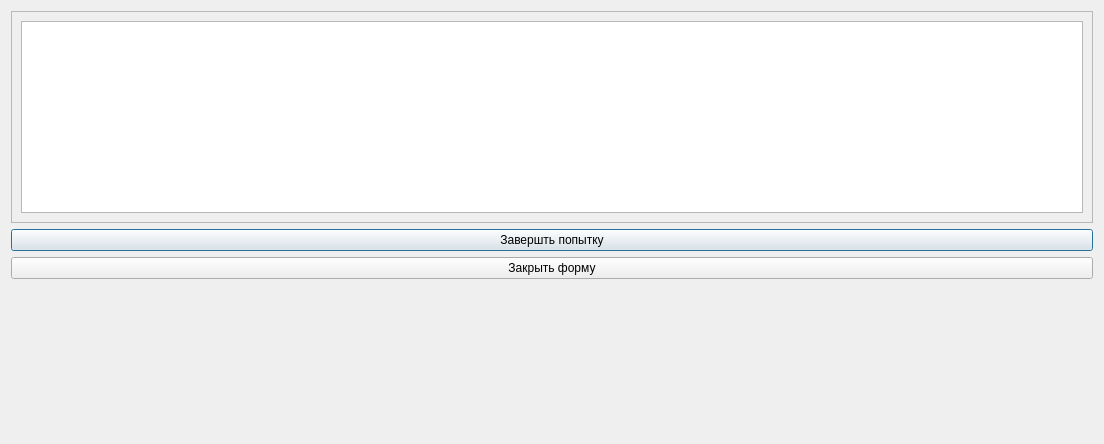
<?xml version="1.0" encoding="UTF-8"?>
<ui version="4.0">
 <class>FormDialog</class>
 <widget class="QDialog" name="FormDialog">
  <property name="geometry">
   <rect>
    <x>0</x>
    <y>0</y>
    <width>1104</width>
    <height>444</height>
   </rect>
  </property>
  <property name="windowTitle">
   <string>Блан</string>
  </property>
  <property name="windowIcon">
   <iconset resource="src.qrc">
    <normaloff>:/DocumentEdit_40924.ico</normaloff>:/DocumentEdit_40924.ico</iconset>
  </property>
  <layout class="QHBoxLayout" name="horizontalLayout">
   <item>
    <layout class="QVBoxLayout" name="verticalLayout">
     <item>
      <widget class="QScrollArea" name="scrollArea">
       <property name="widgetResizable">
        <bool>true</bool>
       </property>
       <widget class="QWidget" name="scrollAreaWidgetContents_2">
        <property name="geometry">
         <rect>
          <x>0</x>
          <y>0</y>
          <width>1078</width>
          <height>214</height>
         </rect>
        </property>
        <layout class="QVBoxLayout" name="verticalLayout_3">
         <item>
          <widget class="QListView" name="listView"/>
         </item>
        </layout>
       </widget>
      </widget>
     </item>
     <item>
      <widget class="QPushButton" name="butt_end_try">
       <property name="text">
        <string>Завершть попытку</string>
       </property>
      </widget>
     </item>
     <item>
      <widget class="QPushButton" name="butt_close">
       <property name="text">
        <string>Закрыть форму</string>
       </property>
      </widget>
     </item>
     <item>
      <spacer name="verticalSpacer">
       <property name="orientation">
        <enum>Qt::Vertical</enum>
       </property>
       <property name="sizeHint" stdset="0">
        <size>
         <width>20</width>
         <height>40</height>
        </size>
       </property>
      </spacer>
     </item>
    </layout>
   </item>
  </layout>
 </widget>
 <resources>
  <include location="src.qrc"/>
 </resources>
 <connections/>
</ui>
